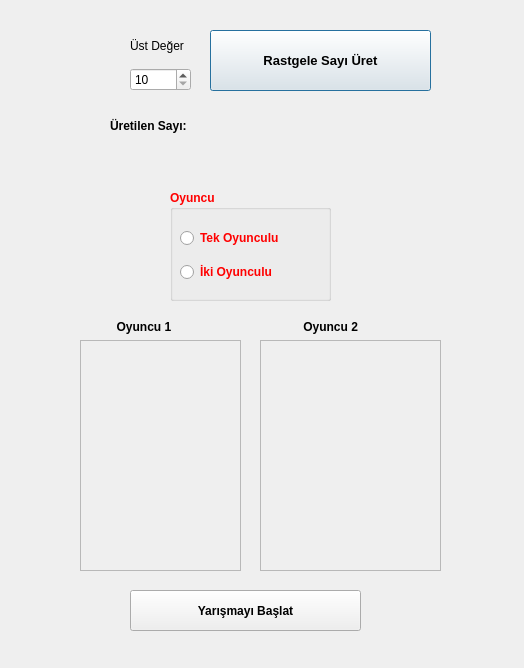
<?xml version="1.0" encoding="UTF-8"?>
<ui version="4.0">
 <class>Dialog</class>
 <widget class="QDialog" name="Dialog">
  <property name="geometry">
   <rect>
    <x>0</x>
    <y>0</y>
    <width>524</width>
    <height>668</height>
   </rect>
  </property>
  <property name="windowTitle">
   <string>Dialog</string>
  </property>
  <widget class="QPushButton" name="btnRndSayiUret">
   <property name="geometry">
    <rect>
     <x>210</x>
     <y>30</y>
     <width>221</width>
     <height>61</height>
    </rect>
   </property>
   <property name="font">
    <font>
     <pointsize>10</pointsize>
     <weight>75</weight>
     <bold>true</bold>
    </font>
   </property>
   <property name="text">
    <string>Rastgele Sayı Üret</string>
   </property>
  </widget>
  <widget class="QLabel" name="label_2">
   <property name="geometry">
    <rect>
     <x>110</x>
     <y>110</y>
     <width>121</width>
     <height>31</height>
    </rect>
   </property>
   <property name="font">
    <font>
     <pointsize>9</pointsize>
     <weight>75</weight>
     <bold>true</bold>
    </font>
   </property>
   <property name="text">
    <string>Üretilen Sayı:</string>
   </property>
  </widget>
  <widget class="QLabel" name="lblUretilenSayi">
   <property name="enabled">
    <bool>false</bool>
   </property>
   <property name="geometry">
    <rect>
     <x>250</x>
     <y>110</y>
     <width>81</width>
     <height>31</height>
    </rect>
   </property>
   <property name="font">
    <font>
     <pointsize>9</pointsize>
     <weight>75</weight>
     <bold>true</bold>
    </font>
   </property>
   <property name="text">
    <string/>
   </property>
  </widget>
  <widget class="QGroupBox" name="grpOyuncu">
   <property name="geometry">
    <rect>
     <x>170</x>
     <y>190</y>
     <width>161</width>
     <height>111</height>
    </rect>
   </property>
   <property name="palette">
    <palette>
     <active>
      <colorrole role="WindowText">
       <brush brushstyle="SolidPattern">
        <color alpha="255">
         <red>255</red>
         <green>0</green>
         <blue>0</blue>
        </color>
       </brush>
      </colorrole>
     </active>
     <inactive>
      <colorrole role="WindowText">
       <brush brushstyle="SolidPattern">
        <color alpha="255">
         <red>255</red>
         <green>0</green>
         <blue>0</blue>
        </color>
       </brush>
      </colorrole>
     </inactive>
     <disabled>
      <colorrole role="WindowText">
       <brush brushstyle="SolidPattern">
        <color alpha="255">
         <red>120</red>
         <green>120</green>
         <blue>120</blue>
        </color>
       </brush>
      </colorrole>
     </disabled>
    </palette>
   </property>
   <property name="font">
    <font>
     <pointsize>9</pointsize>
     <weight>75</weight>
     <bold>true</bold>
    </font>
   </property>
   <property name="title">
    <string>Oyuncu</string>
   </property>
   <widget class="QWidget" name="layoutWidget">
    <property name="geometry">
     <rect>
      <x>10</x>
      <y>30</y>
      <width>141</width>
      <height>71</height>
     </rect>
    </property>
    <layout class="QVBoxLayout" name="verticalLayout">
     <item>
      <widget class="QRadioButton" name="rdTekOyuncu">
       <property name="text">
        <string>Tek Oyunculu</string>
       </property>
      </widget>
     </item>
     <item>
      <widget class="QRadioButton" name="rdIkiOyuncu">
       <property name="text">
        <string>İki Oyunculu</string>
       </property>
      </widget>
     </item>
    </layout>
   </widget>
  </widget>
  <widget class="QLabel" name="lblAralik">
   <property name="geometry">
    <rect>
     <x>110</x>
     <y>140</y>
     <width>341</width>
     <height>51</height>
    </rect>
   </property>
   <property name="font">
    <font>
     <pointsize>9</pointsize>
     <weight>75</weight>
     <bold>true</bold>
    </font>
   </property>
   <property name="text">
    <string/>
   </property>
  </widget>
  <widget class="QPushButton" name="btnBaslat">
   <property name="geometry">
    <rect>
     <x>130</x>
     <y>590</y>
     <width>231</width>
     <height>41</height>
    </rect>
   </property>
   <property name="font">
    <font>
     <pointsize>9</pointsize>
     <weight>75</weight>
     <bold>true</bold>
    </font>
   </property>
   <property name="text">
    <string>Yarışmayı Başlat</string>
   </property>
  </widget>
  <widget class="QWidget" name="layoutWidget">
   <property name="geometry">
    <rect>
     <x>80</x>
     <y>320</y>
     <width>161</width>
     <height>251</height>
    </rect>
   </property>
   <layout class="QVBoxLayout" name="verticalLayout_3">
    <item>
     <widget class="QLabel" name="label_4">
      <property name="enabled">
       <bool>true</bool>
      </property>
      <property name="font">
       <font>
        <pointsize>9</pointsize>
        <weight>75</weight>
        <bold>true</bold>
       </font>
      </property>
      <property name="text">
       <string>           Oyuncu 1</string>
      </property>
     </widget>
    </item>
    <item>
     <widget class="QListWidget" name="lwOyuncu1">
      <property name="enabled">
       <bool>false</bool>
      </property>
     </widget>
    </item>
   </layout>
  </widget>
  <widget class="QWidget" name="layoutWidget">
   <property name="geometry">
    <rect>
     <x>260</x>
     <y>320</y>
     <width>181</width>
     <height>251</height>
    </rect>
   </property>
   <layout class="QVBoxLayout" name="verticalLayout_4">
    <item>
     <widget class="QLabel" name="label_5">
      <property name="enabled">
       <bool>true</bool>
      </property>
      <property name="font">
       <font>
        <pointsize>9</pointsize>
        <weight>75</weight>
        <bold>true</bold>
       </font>
      </property>
      <property name="text">
       <string>             Oyuncu 2</string>
      </property>
     </widget>
    </item>
    <item>
     <widget class="QListWidget" name="lwOyuncu2">
      <property name="enabled">
       <bool>false</bool>
      </property>
     </widget>
    </item>
   </layout>
  </widget>
  <widget class="QWidget" name="">
   <property name="geometry">
    <rect>
     <x>130</x>
     <y>30</y>
     <width>61</width>
     <height>61</height>
    </rect>
   </property>
   <layout class="QVBoxLayout" name="verticalLayout_2">
    <item>
     <widget class="QLabel" name="label">
      <property name="text">
       <string>Üst Değer</string>
      </property>
     </widget>
    </item>
    <item>
     <widget class="QSpinBox" name="spinBoxUstDeger">
      <property name="minimum">
       <number>10</number>
      </property>
      <property name="maximum">
       <number>1000</number>
      </property>
     </widget>
    </item>
   </layout>
  </widget>
 </widget>
 <resources/>
 <connections/>
</ui>
